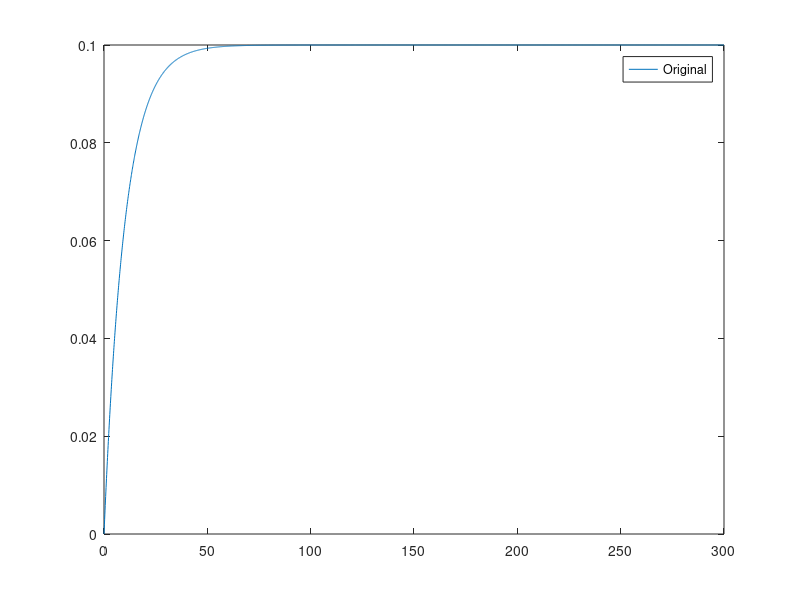

This figure's MATLAB source:
t=0:0.1:300;
gamma=6.391;


gammaTau=10;
gammaT2=1/10*(1-exp(-t/(gammaTau)));


plot(t,gammaT2)

legend('Original','Replacement')